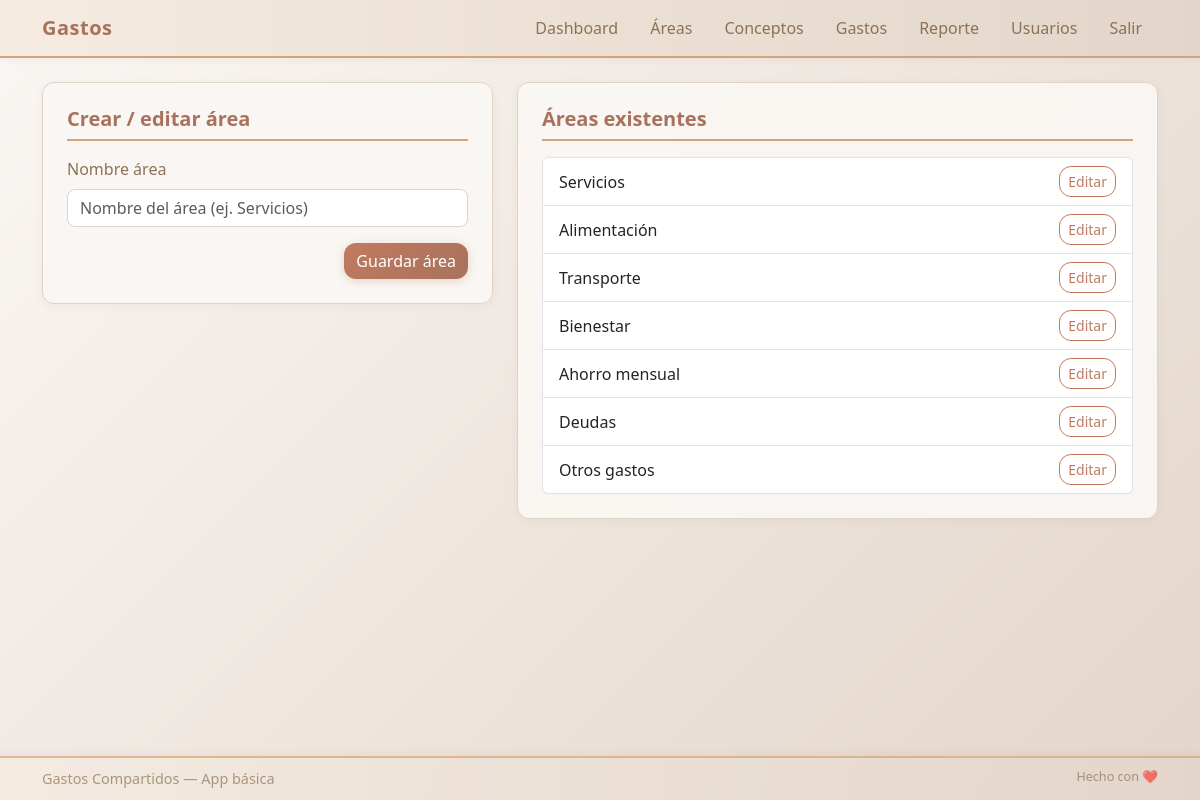
The page /areas (signed in) on the database its author committed.
### models.py (models this page shows)
class Area(db.Model):
    id = db.Column(db.Integer, primary_key=True)
    nombre = db.Column(db.String(120), nullable=False)
    conceptos = db.relationship('Concepto', backref='area', lazy=True)

### app.py (the view)
@app.route('/areas', methods=['GET', 'POST'])
@login_required
def areas_view():
    form = AreaForm()
    if form.validate_on_submit():
        area = Area(nombre=form.nombre.data)
        db.session.add(area)
        db.session.commit()
        flash('Área creada', 'success')
        return redirect(url_for('areas_view'))
    areas = Area.query.all()
    return render_template('areas.html', form=form, areas=areas)

### forms.py
class AreaForm(FlaskForm):
    nombre = StringField('Nombre área', validators=[DataRequired()])
    submit = SubmitField('Guardar área')

### app.py (called while the page is built)
@login_manager.user_loader
def load_user(user_id):
    return User.query.get(int(user_id))

### templates/areas.html (shortened to what this page needs)
{% extends 'base.html' %}
{% block content %}
<div class="row">
  <div class="col-md-5">
    <div class="card shadow-sm">
      <div class="card-body">
        <h5 class="card-title">Crear / editar área</h5>
        <form method="post">
          <div class="mb-3">
            {{ form.nombre.label(class="form-label") }}
            {{ form.nombre(class="form-control", placeholder="Nombre del área (ej. Servicios)") }}
          </div>
          <div class="d-flex justify-content-end">
            {{ form.submit(class="btn btn-primary") }}
          </div>
        </form>
      </div>
    </div>
  </div>
  <div class="col-md-7">
    <div class="card shadow-sm">
      <div class="card-body">
        <h5 class="card-title">Áreas existentes</h5>
        <ul class="list-group">
          {% for a in areas %}
            <li class="list-group-item d-flex justify-content-between align-items-center">
              {{ a.nombre }}
              <div>
                <a href="{{ url_for('editar_area', area_id=a.id) }}" class="btn btn-sm btn-outline-primary">Editar</a>
              </div>
            </li>
          {% else %}
            <li class="list-group-item small text-muted">No hay áreas registradas</li>
          {% endfor %}
        </ul>
      </div>
    </div>
  </div>
</div>
{% endblock %}

### static/style.css (style rules this page uses)
:root { --autumn-cream: #F5EBE0; --autumn-sand: #E3D5CA; --autumn-terracotta: #D5A379; --autumn-rust: #C17A5F; --autumn-clay: #A8725C; --autumn-sage: #8B9A7E; --autumn-olive: #707C5C; --autumn-forest: #556B4A; --autumn-cream-light: #FAF7F4; --autumn-beige: #DED4C8; --autumn-brown: #8B7355; --autumn-dark: #4A4238; --autumn-success: #8B9A7E; --autumn-warning: #D5A379; --autumn-danger: #B85C4F; --autumn-info: #7D94A3; }
body { background: linear-gradient(135deg, var(--autumn-cream-light) 0%, var(--autumn-sand) 100%); color: var(--autumn-dark); font-family: 'Segoe UI', Tahoma, Geneva, Verdana, sans-serif; min-height: 100vh; padding-bottom: 80px; }
.card { background: rgba(250, 247, 244, 0.95); border: 1px solid var(--autumn-beige); border-radius: 12px; box-shadow: 0 4px 12px rgba(139, 115, 85, 0.08); transition: transform 0.3s ease, box-shadow 0.3s ease; }
.card-title { color: var(--autumn-clay); border-bottom: 2px solid var(--autumn-terracotta); padding-bottom: 0.5rem; margin-bottom: 1rem; font-weight: 600; }
.card-body { padding: 1.5rem; }
.btn { border-radius: 0.75rem; transition: all 0.3s ease; }
.btn-primary { background: linear-gradient(135deg, var(--autumn-rust) 0%, var(--autumn-clay) 100%); border: none; color: white; font-weight: 500; box-shadow: 0 2px 8px rgba(193, 122, 95, 0.3); }
.btn-outline-primary { border-color: var(--autumn-rust); color: var(--autumn-rust); }
.form-control, .form-select { border: 1px solid var(--autumn-beige); border-radius: 8px; background-color: white; color: var(--autumn-dark); transition: all 0.3s ease; }
.form-label { color: var(--autumn-brown); font-weight: 500; margin-bottom: 0.5rem; }
.shadow-sm { box-shadow: 0 2px 8px rgba(139, 115, 85, 0.08) !important; }
* { transition: background-color 0.3s ease, color 0.3s ease; }

### rows shown on the page
Area: nombre "Servicios"
Area: nombre "Alimentación"
Area: nombre "Transporte"
Area: nombre "Bienestar"
Area: nombre "Ahorro mensual"
Area: nombre "Deudas"
Area: nombre "Otros gastos"
